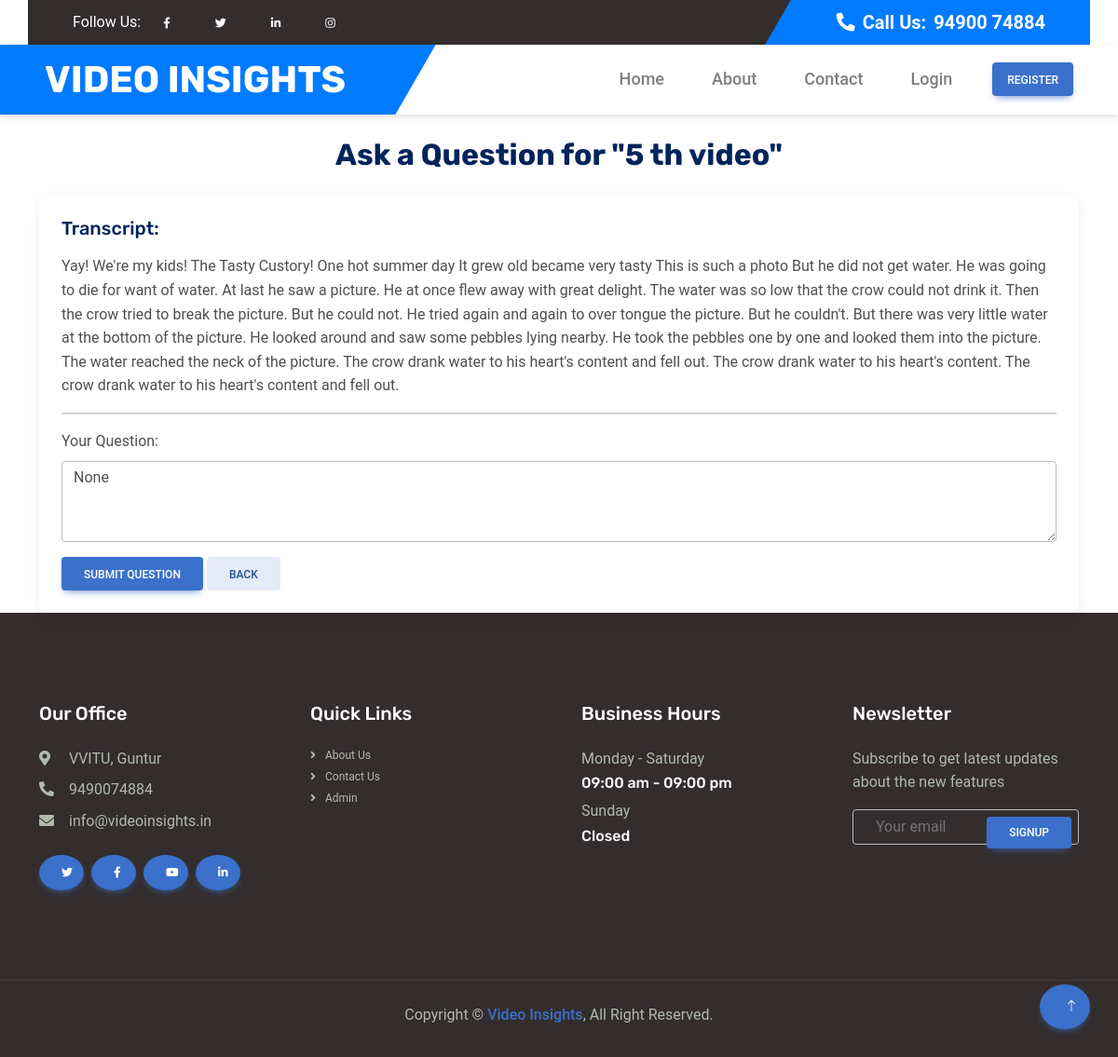
/user/ask_question/5/, run on the app's committed database.
### app/models.py (models this page shows, shortened)
class Video(models.Model):
    user = models.ForeignKey(User, on_delete=models.CASCADE, related_name='videos',blank=True, null=True)
    title = models.CharField(max_length=255)  # Title of the video
    description = models.TextField()  # Description of the video
    url = models.URLField(blank=True, null=True)  # URL of the video (optional for file uploads)
    source = models.CharField(
        max_length=50,
        choices=[
            ('YouTube', 'YouTube'),
            ('Google Drive', 'Google Drive'),
            ('Dropbox', 'Dropbox'),
            ('Uploaded File', 'Uploaded File')
        ]  # Source of the video
    )
    transcript = models.TextField(blank=True, null=True)  # Full transcribed text
    file_name = models.CharField(max_length=255, blank=True, null=True)  # Store actual file name
    created_at = models.DateTimeField(auto_now_add=True)  # Timestamp when created

### app/views.py (the view, shortened to what this page needs)
# urls.py: path('ask_question/<int:video_id>/', views.ask_question, name='ask_question'),
def ask_question(request, video_id):
    try:
        video = Video.objects.get(pk=video_id)
    except Video.DoesNotExist:
        messages.error(request, "Video not found.")
        return redirect("detection_history")
    answer = None
    question = None
    PERPLEXITY_API_KEY = "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"
    def call_perplexity_api_for_question(transcript, question):
        url = "https://api.perplexity.ai/chat/completions"
        payload = {
            "model": "sonar",
            "messages": [
                {
                    "role": "system",
                    "content": (
                        "You are a factual question answering assistant. "
                        "Return only the exact answer with no extra commentary, explanation, or formatting. Do not include any "
                        "Do not use any external references, links, markdown formatting, or any special symbols. "
                        "Answer only based solely on the provided transcript. Do not use any external references or include any links. "
                        "Do not add any extra commentary, stylistic formatting, or additional remarks. "
                        "Provide a direct, concise answer to the question. "
                        "If the question is not directly related to the transcript, respond exactly with: 'I am not getting, can you repeat the question?'"
                    )
                },
                {
                    "role": "user",
                    "content": f"Transcript: {transcript}\n\nQuestion: {question}"
                }
            ],
            "max_tokens": 500,
            "temperature": 0.2,
            "top_p": 0.9,
            "stream": False,
            "presence_penalty": 0,
            "frequency_penalty": 1
        }
        headers = {
            "Authorization": f"Bearer {PERPLEXITY_API_KEY}",
            "Content-Type": "application/json"
        }
        response = requests.post(url, json=payload, headers=headers)
        if response.status_code == 200:
            data = response.json()
            try:
                return data["choices"][0]["message"]["content"].strip()
            except Exception as e:
                return "Error extracting answer"
        else:
            return f"API Error: {response.status_code}"
    return render(request, "video_ask_question.html", {
        "video": video,
        "question": question,
        "answer": answer,
    })

### app/context_processors.py (called while the page is built)
def user_info(request):
    user_id = request.session.get('user_id_after_login')
    user = None
    if user_id:
        user = User.objects.filter(id=user_id).first()
    return {
        'is_user_login': user
    }

### app/templates/video_ask_question.html (shortened to what this page needs)
{% extends 'base_userapp.html' %}
{% load static %}
{% block content %}
<div class="container mt-4">
    <h2 class="mb-4 text-center">Ask a Question for "{{ video.title }}"</h2>
    <div class="card">
        <div class="card-body">
            <h5>Transcript:</h5>
            <p>{{ video.transcript|linebreaks }}</p>
            <hr>
            <form method="post">
                <div class="form-group">
                    <label for="question">Your Question:</label>
                    <textarea class="form-control" name="question" id="question" rows="3" placeholder="Enter your question here">{{ question }}</textarea>
                </div>
                <button type="submit" class="btn btn-primary">Submit Question</button>
                <a href="{% url 'detection_history' %}" class="btn btn-secondary">Back</a>
            </form>
        </div>
    </div>
</div>
{% endblock %}

### static/css/style.css (style rules this page uses)
:root { --primary: #FF5E14; --secondary: #5F656F; --light: #F5F5F5; --dark: #02245B; }
h1, h2, .h1, .h2, .fw-bold { font-weight: 700 !important; }
h5, h6, .h5, .h6, .fw-semi-bold { font-weight: 500 !important; }
.btn { transition: .5s; font-weight: 500; }
.btn-primary, .btn-outline-primary:hover { color: #FFFFFF; }

### data on the page
Video: title "5 th video", transcript "Yay! We're my kids! The Tasty Custory! One hot summer day It grew old became very tasty This is such a photo But he did not get water. He was going to die for want of water. At last he saw a picture. He at once flew away with great delight. The water was so low that the crow could not drink it. Then the crow tried to break the picture. But he could not. He tried again and again to over tongue the picture. But he couldn't. But there was very little water at the bottom of the picture. He looked around and saw some pebbles lying nearby. He took the pebbles one by one and looked them into the picture. The water reached the neck of the picture. The crow drank water to his heart's content and…"
